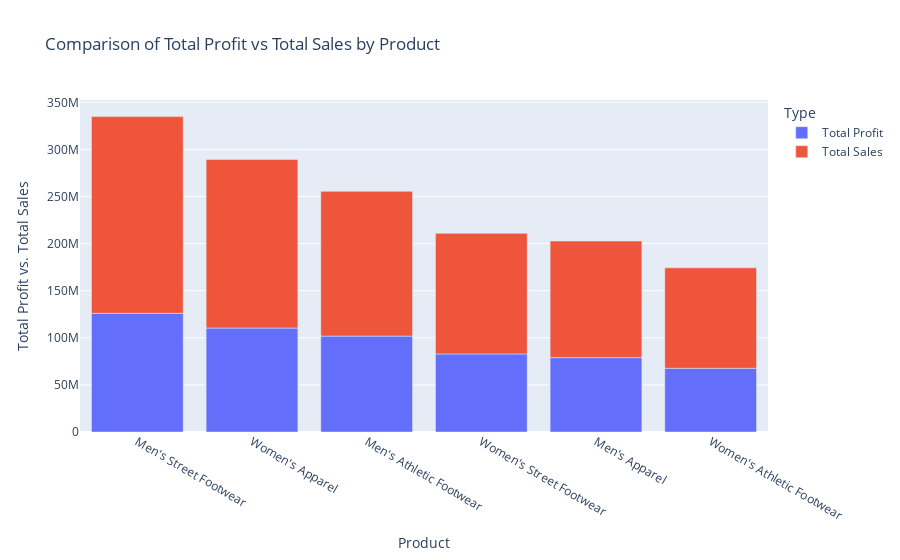

The cell this chart's notebook holds for it:
### Markdown cell above
##### 1.4.1 Comparison of Total Profit vs. Total Sales by Product (Graphical)

### Code cell
sum_sales_per_product = df.groupby('Product')[['Total Sales', 'Total Profit']].sum().reset_index()
sum_sales_per_product = sum_sales_per_product.sort_values(by='Total Sales', ascending=False)
sum_sales_per_product.head()

fig = px.bar(sum_sales_per_product, x="Product", y=["Total Profit", "Total Sales"],
             title="Comparison of Total Profit vs Total Sales by Product",
             labels={"value": "Total Profit vs. Total Sales", "variable": "Type"}
            )
fig.show()

### Figure 1 — Plotly figure (JSON) as saved in the notebook; plotly's stock layout.template omitted (floating-point values rounded to 4 significant figures)
{"data": [{"alignmentgroup": "True", "hovertemplate": "Type=Total Profit<br>Product=%{x}<br>Total Profit vs. Total Sales=%{y}<extra></extra>", "legendgroup": "Total Profit", "marker": {"color": "#636efa", "pattern": {"shape": ""}}, "name": "Total Profit", "offsetgroup": "Total Profit", "orientation": "v", "showlegend": true, "textposition": "auto", "type": "bar", "x": ["Men's Street Footwear", "Women's Apparel", "Men's Athletic Footwear", "Women's Street Footwear", "Men's Apparel", "Women's Athletic Footwear"], "xaxis": "x", "y": [126000000.0, 110400000.0, 101800000.0, 82910000.0, 78970000.0, 67660000.0], "yaxis": "y"}, {"alignmentgroup": "True", "hovertemplate": "Type=Total Sales<br>Product=%{x}<br>Total Profit vs. Total Sales=%{y}<extra></extra>", "legendgroup": "Total Sales", "marker": {"color": "#EF553B", "pattern": {"shape": ""}}, "name": "Total Sales", "offsetgroup": "Total Sales", "orientation": "v", "showlegend": true, "textposition": "auto", "type": "bar", "x": ["Men's Street Footwear", "Women's Apparel", "Men's Athletic Footwear", "Women's Street Footwear", "Men's Apparel", "Women's Athletic Footwear"], "xaxis": "x", "y": [208826244, 179038860, 153700000.0, 128000000.0, 123728632, 106631896], "yaxis": "y"}], "layout": {"barmode": "relative", "legend": {"title": {"text": "Type"}, "tracegroupgap": 0}, "title": {"text": "Comparison of Total Profit vs Total Sales by Product"}, "xaxis": {"anchor": "y", "domain": [0, 1], "title": {"text": "Product"}}, "yaxis": {"anchor": "x", "domain": [0, 1], "title": {"text": "Total Profit vs. Total Sales"}}}}
